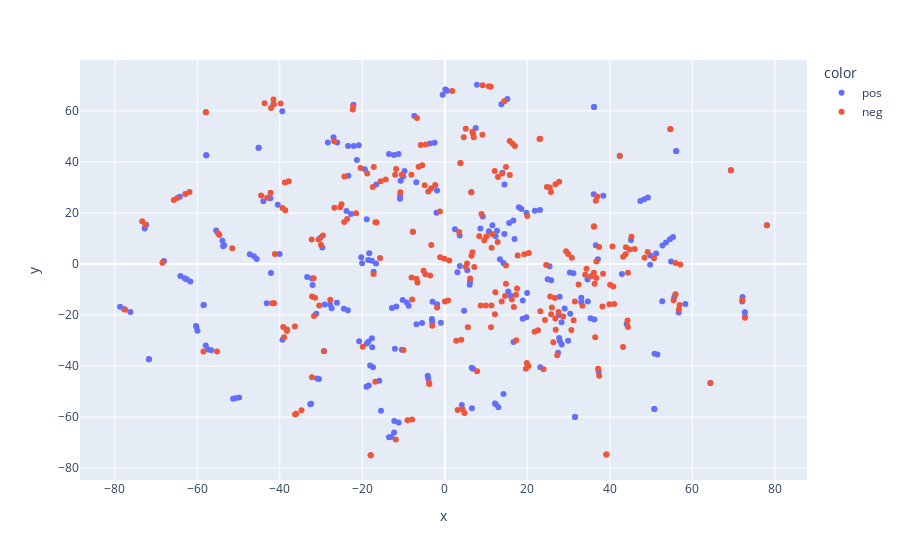

Write notebook code for a chart like this one.
### Code cell
px.scatter(x=tsne_result[:, 0], y=tsne_result[:, 1], color=mini_df['label'])

### Figure 1 — Plotly figure (JSON) as saved in the notebook; plotly's stock layout.template omitted (floating-point values rounded to 4 significant figures; data arrays with more than 128 entries replaced by an {"elided": "..."} marker saying what was removed)
{"data": [{"hovertemplate": "color=pos<br>x=%{x}<br>y=%{y}<extra></extra>", "legendgroup": "pos", "marker": {"color": "#636efa", "symbol": "circle"}, "mode": "markers", "name": "pos", "orientation": "v", "showlegend": true, "type": "scatter", "x": {"elided": "243 float values"}, "xaxis": "x", "y": {"elided": "243 float values"}, "yaxis": "y"}, {"hovertemplate": "color=neg<br>x=%{x}<br>y=%{y}<extra></extra>", "legendgroup": "neg", "marker": {"color": "#EF553B", "symbol": "circle"}, "mode": "markers", "name": "neg", "orientation": "v", "showlegend": true, "type": "scatter", "x": {"elided": "257 float values"}, "xaxis": "x", "y": {"elided": "257 float values"}, "yaxis": "y"}], "layout": {"legend": {"title": {"text": "color"}, "tracegroupgap": 0}, "margin": {"t": 60}, "xaxis": {"anchor": "y", "domain": [0, 1], "title": {"text": "x"}}, "yaxis": {"anchor": "x", "domain": [0, 1], "title": {"text": "y"}}}}
